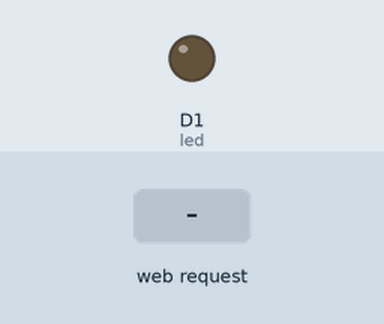
Bench run of a program on a simulated ESP8266 (NodeMCU). On the bench: output pins drawn as LEDs (lit = HIGH). Inputs (shaded band) come from the test bench. WiFi joins after 1.5 s; servers stay silent unless stated; what the program prints to the serial monitor is not drawn.

Above: at 3.2 s.
3.3 s: HTTP request GET /ledon received
At 3.8 s:
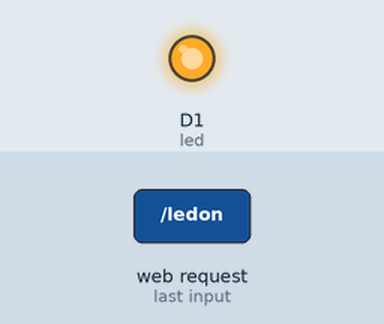
4.8 s: HTTP request GET /ledoff received
At 6.1 s:
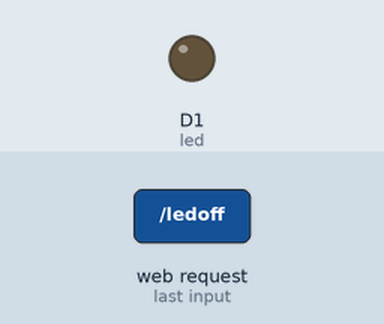
Timing chart, 0 to 7.8 s (numbered marks = the images above; inputs shaded):
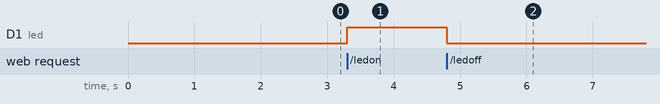

Measured:
- after the input at 3.3 s, D1 (led): LOW → HIGH at once
- after the input at 4.8 s, D1 (led): HIGH → LOW at once

The program:

main.cpp
```cpp
#include <Arduino.h>
#include <ESP8266WiFi.h>
#include <ESP8266WebServer.h>
#include <ESP8266mDNS.h>

const char *ssid = "o2";
const char *pass = "asdfghjkl";
ESP8266WebServer server(80);
uint8_t led = D1;
bool ledstatus = LOW;

String SendHTML(uint8_t led1stat)
{
  String ptr = "<!DOCTYPE html> <html>\n";
  ptr += "<head><meta name=\"viewport\" content=\"width=device-width, initial-scale=1.0, user-scalable=no\">\n";
  ptr += "<title>LED Control</title>\n";
  ptr += "<style>\n";
  ptr += "html{font-family:arial;text-align:center;}\n";
  ptr += "h1{color:grey;margin : 50px auto 50px;}\n";
  ptr += ".button {display: block;width: 80px;background-color: #1abc9c;border: none;color: white;padding: 13px 30px;text-decoration: none;font-size: 25px;margin: 0px auto 35px;cursor: pointer;border-radius: 4px;}\n";
  ptr += ".button-on {background-color: #1abc9c;}\n";
  ptr += ".button-on:active {background-color: #16a085;}\n";
  ptr += ".button-off {background-color: #34495e;}\n";
  ptr += ".button-off:active {background-color: #2c3e50;}\n";
  ptr += "p {font-size: 14px;color: #888;margin-bottom: 10px;}\n";
  ptr += "</style>\n";
  ptr += "</head>\n";
  ptr += "<body>\n";
  ptr += "<h1>ESP8266 Web Server</h1>\n";
  if (led1stat)
  {
    ptr += "<p>LED1 Status: ON</p><a class=\"button button-off\" href=\"/ledoff\">OFF</a>\n";
  }
  else
  {
    ptr += "<p>LED1 Status: OFF</p><a class=\"button button-on\" href=\"/ledon\">ON</a>\n";
  }
  ptr += "</body>\n";
  ptr += "</html>\n";
  return ptr;
}

void handle_root()
{
  server.send(200, "text/html", SendHTML(ledstatus));
}

void led_on()
{
  digitalWrite(led, HIGH);
  ledstatus = HIGH;
  server.send(200, "text/html", SendHTML(ledstatus));
}

void led_off()
{
  ledstatus = LOW;
  digitalWrite(led, LOW);
  server.send(200, "text/html", SendHTML(ledstatus));
}

void handle_notfound()
{

  server.send(404, "text/html", "jango pettu");
}

void setup()
{
  pinMode(led, OUTPUT);
  Serial.begin(115200);
  Serial.print("connecting to ..");
  Serial.println(ssid);
  WiFi.begin(ssid, pass);
  while (WiFi.status() != WL_CONNECTED)
  {
    delay(1000);
    Serial.print(".");
  }
  if (!MDNS.begin("esp8266"))
  {
    Serial.println("Error setting up MDNS responder!");
    while (1)
    {
      delay(1000);
    }
  }
  Serial.println("mDNS responder started");

  Serial.print("sucsses");
  Serial.println("gotIP");
  Serial.print(WiFi.localIP());
  server.on("/", handle_root);
  server.on("/ledon", led_on);
  server.on("/ledoff", led_off);
  server.onNotFound(handle_notfound);
  server.begin();
  Serial.print("server started");
}

void loop()
{
  MDNS.update();
  server.handleClient();
}
```
